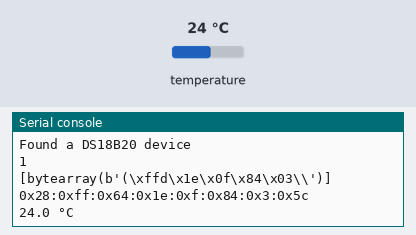
The program below on a simulated Raspberry Pi Pico running MicroPython. Parts: the last lines printed to the serial console. Inputs (shaded band) come from the test bench; at power-on: temperature 24 °C.

Above: at 1.2 s.
1.3 s: temperature set to 12 °C
At 3.4 s:
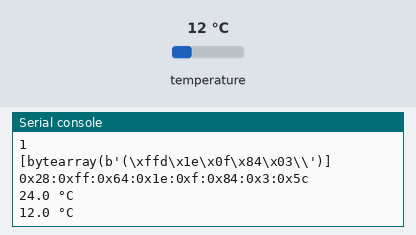
3.7 s: temperature set to 19 °C
At 4.9 s:
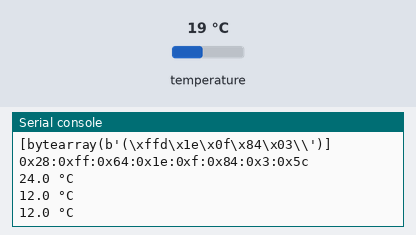
Timing chart, 0 to 6.7 s (numbered marks = the images above; inputs shaded):
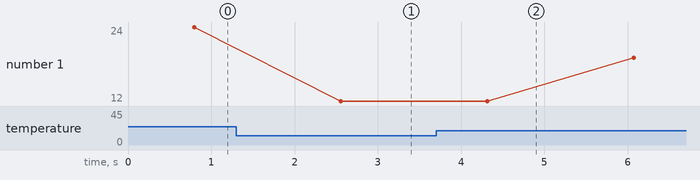

Measured:
- after the input at 1.3 s, the serial console: prints a new line after 1.3 s (image 1)
- plotted number 1: 24 → 12 after the input at 1.3 s, 12 → 19 after the input at 3.7 s

The program:

DS18B20.py
```python
import machine
import onewire, ds18x20
import utime

DS18B20_pin = machine.Pin(15)
DS18B20_sensor = ds18x20.DS18X20(onewire.OneWire(DS18B20_pin))

ROMS_Address = DS18B20_sensor.scan()
print("Found a DS18B20 device")
print(len(ROMS_Address))
print(ROMS_Address)
print(hex(ROMS_Address[0][0]) + ":" + hex(ROMS_Address[0][1]) + ":" + hex(ROMS_Address[0][2]) + ":" + hex(ROMS_Address[0][3])
      + ":" + hex(ROMS_Address[0][4]) + ":" + hex(ROMS_Address[0][5]) + ":" + hex(ROMS_Address[0][6])
      + ":" + hex(ROMS_Address[0][7]))

while True:
  DS18B20_sensor.convert_temp()
  utime.sleep(0.75)
  for Address in ROMS_Address:
    print(str(DS18B20_sensor.read_temp(Address)) + " °C")
  utime.sleep(1)
```
